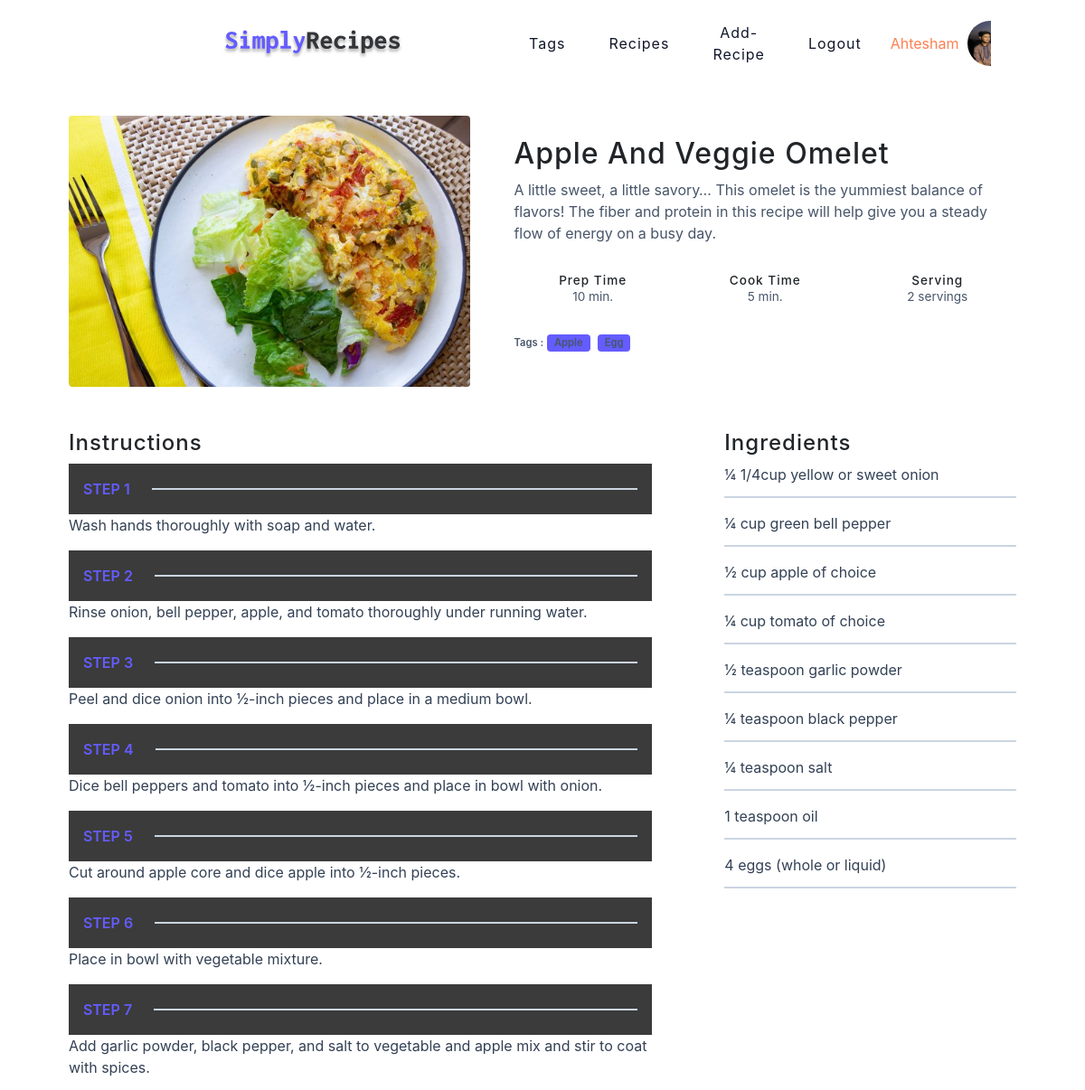
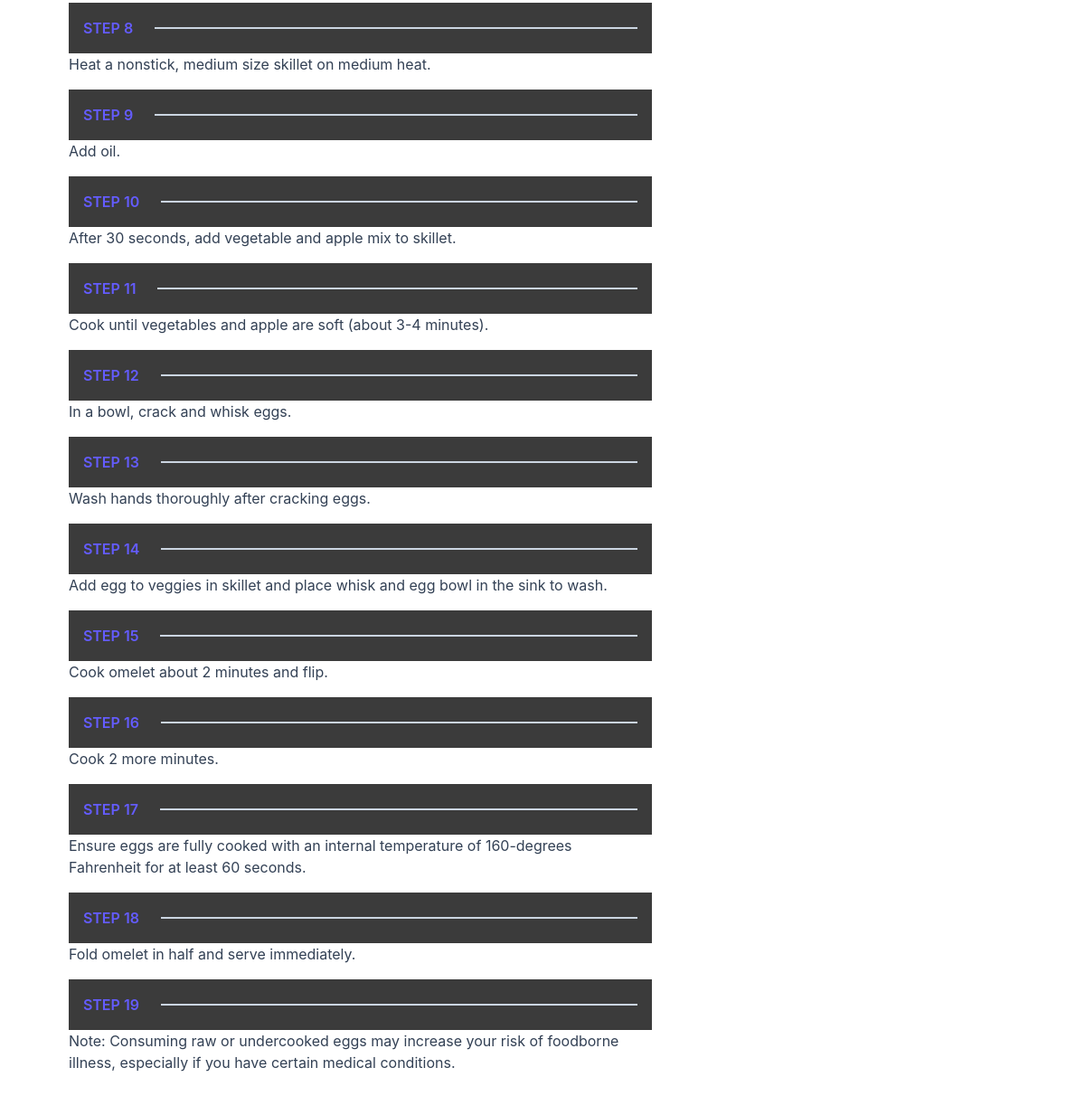
/recipes/recipe/dcf8fefc-22b5-4d99-aac1-ccd331339030/ (signed in), run on the app's committed database (2 pictures, top to bottom).
### users/models.py (models this page shows, shortened)
class Profile(models.Model):
    user = models.OneToOneField(User, on_delete=models.CASCADE)
    name = models.CharField(max_length=200)
    email = models.EmailField(max_length=200, unique=True)
    username = models.CharField(max_length=200)
    location = models.CharField(max_length=200, null=True, blank=True)
    profile_image = models.ImageField(null=True, blank=True,
                    upload_to='profiles/', default='profiles/user_default.png')
    bio = models.TextField(max_length=2000, null=True, blank=True)
    id = models.UUIDField(default=uuid.uuid4, primary_key=True, unique=True, editable=False)
    created = models.DateTimeField(auto_now_add=True)

### recipes/models.py (models this page shows, shortened)
class Recipes(models.Model):
    owner = models.ForeignKey(Profile, on_delete=models.CASCADE)
    title = models.CharField(max_length=200)
    description = models.TextField(max_length=5000, null=True, blank=True)
    recipe_image = models.ImageField(null=True, blank=True,
                   upload_to='recipes/', default='recipes/recipe_default.png')
    prep_time = models.IntegerField()
    cook_time = models.IntegerField()
    serving = models.IntegerField()
    tags = models.CharField(max_length=500, null=True, blank=True)
    instructions = models.TextField(max_length=5000)
    ingredients = models.TextField(max_length=5000)
    id = models.UUIDField(default=uuid.uuid4, primary_key=True, unique=True, editable=False)
    created = models.DateTimeField(auto_now_add=True)

### recipes/views.py (the view)
# urls.py: path('recipe/<str:pk>/', views.recipe, name='recipe'),
def recipe(request, pk):
    recipe = Recipes.objects.get(id=pk)
    tags = []
    if recipe.tags:
        tags = recipe.tags.split(',')
        tags = [tag.strip() for tag in tags]
    tags = set(tags)
    instructions = recipe.instructions.split('.')
    ingredients = recipe.ingredients.split('.')
    context = {'recipe': recipe, 'instructions':instructions,
               'ingredients':ingredients, 'tags':tags}
    return render(request, 'recipes/recipe.html', context)

### recipes/templates/recipes/recipe.html (shortened to what this page needs)
{% extends 'main.html' %}
{% block content %}
<main class="page">
  <div class="recipe-page">
    <section class="recipe-hero">
      <img
        src="{{recipe.recipe_image.url}}"
        class="img recipe-hero-img"
        alt="{{recipe.title}}"
      />
      <article class="recipe-info">
        <h2>{{recipe.title}}</h2>
        <p>{{recipe.description}}</p>
        <div class="recipe-icons">
          <article>
            <h5>prep time</h5>
            <p>{{recipe.prep_time}} min.</p>
          </article>
          <article>
            <h5>cook time</h5>
            <p>{{recipe.cook_time}} min.</p>
          </article>
          <article>
            <h5>serving</h5>
            <p>{{recipe.serving}} servings</p>
          </article>
        </div>
        <p class="recipe-tags">
          {% if tags %}
            Tags :
            {% for tag in tags %}
              <a >{{tag}}</a>
            {% endfor %}
          {% endif %}
        </p>
      </article>
    </section>
    <section class="recipe-content">
      <article>
        <h4>instructions</h4>
        {% for instruction in instructions %}
        <div class="single-instruction">
          {% if instruction %}
            <header>
              <p>step {{forloop.counter}}</p>
              <div></div>
            </header>
            <p>{{instruction}}.</p>
          {% endif %}
        </div>
        {% endfor %}
      </article>
      <article class="second-column">
        <div>
          <h4>ingredients</h4>
          {% for ingredient in ingredients %}
            {% if ingredient %}
              <p class="single-ingredient">{{ingredient}}</p>
            {% endif %}
          {% endfor %}
        </div>
      </article>
    </section>
  </div>
</main>
{% endblock %}

### templates/navbar.html
{% load static %}
<nav class="navbar">
<div class="nav-center">
    <div class="nav-header">
    {% if request.user.is_authenticated == False %}
        <a href="{% url 'recipes' %}" class="nav-logo" style="margin-left: 400px; margin-right: 65px;">
            <img src="{% static 'logo.svg' %}" alt="simply recipes" />
        </a>
    {% else %}
        <a href="{% url 'recipes' %}" class="nav-logo">
            <img src="{% static 'logo.svg' %}" alt="simply recipes" />
        </a>
    {% endif %}
    </div>
    <div class="nav-links">
        <a href="{% url 'tags' %}" class="nav-link"> tags </a>
        <a href="{% url 'recipes' %}" class="nav-link"> recipes </a>
        {% if request.user.is_authenticated %}
            <a href="{% url 'create_recipe' %}" class="nav-link"> Add-Recipe </a>
            <a href="{% url 'logout' %}" class="nav-link"> Logout </a>
            <a style="color: coral;">{{user.username}}</a>
            <a href="{% url 'account'%}"> <img src="{{request.user.profile.profile_image.url}}" alt="">  </a>
        {% else  %}
            <a href="{% url 'login' %}" class="nav-link"> Login </a>
        {% endif %}
    </div>
</div>
</nav>

### data on the page
Recipes: recipe_image (picture), title "Apple And Veggie Omelet", description "A little sweet, a little savory… This omelet is the yummiest balance of flavors! The fiber and protein in this recipe will help give you a steady flow of energy on a busy day.", prep_time "10", cook_time "5", serving "2"

### other printed values
{{ user.username }} "Ahtesham"
{{ tag }} "Apple" "Egg"
{{ instruction }} "Wash hands thoroughly with soap and water" "Rinse onion, bell pepper, apple, and tomato thoroughly under running water" "Peel and dice onion into ½-inch pieces and place in a medium bowl" "Dice bell peppers and tomato into ½-inch pieces and place in bowl with onion" "Cut around apple core and dice apple into ½-inch pieces" "Place in bowl with vegetable mixture" "Add garlic powder, black pepper, and salt to vegetable and apple mix and stir to coat with spices" "Heat a nonstick, medium size skillet on medium heat" "Add oil" "After 30 seconds, add vegetable and apple mix to skillet" "Cook until vegetables and apple are soft (about 3-4 minutes)" "In a bowl, crack and whisk eggs" "Wash hands thoroughly after cracking eggs" "Add egg to veggies in skillet and place whisk and egg bowl in the sink to wash" "Cook omelet about 2 minutes and flip" "Cook 2 more minutes" "Ensure eggs are fully cooked with an internal temperature of 160-degrees Fahrenheit for at least 60 seconds" "Fold omelet in half and serve immediately" "Note: Consuming raw or undercooked eggs may increase your risk of foodborne illness, especially if you have certain medical conditions"
{{ ingredient }} "¼ 1/4cup yellow or sweet onion" "¼ cup green bell pepper" "½ cup apple of choice" "¼ cup tomato of choice" "½ teaspoon garlic powder" "¼ teaspoon black pepper" "¼ teaspoon salt" "1 teaspoon oil" "4 eggs (whole or liquid)"
